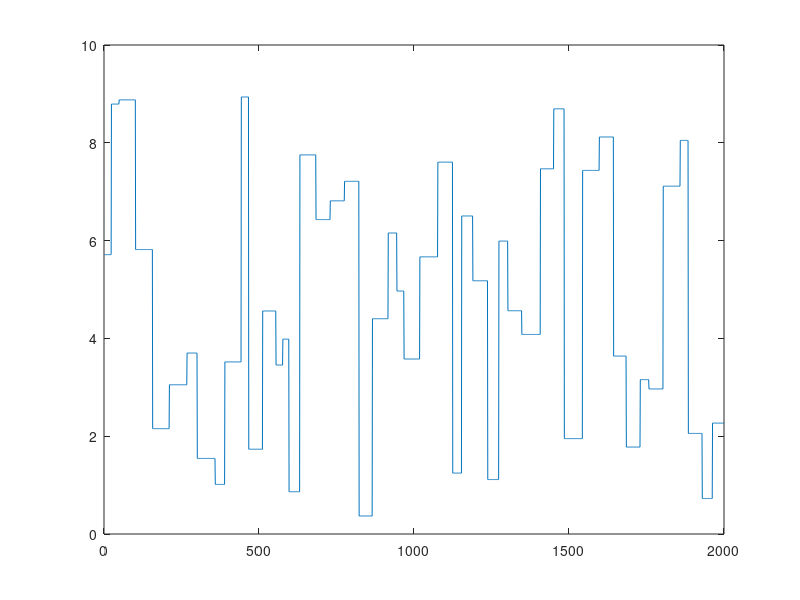

This figure's MATLAB source:
Ts=0.5;   %chu ky lay mau
N=2000;   %so mau du lieu
Umin = 0;
Umax = 9;
PWmin = 20;
PWmax = 60;
k1=1;
k2=1;
uu = zeros(1,N);
while k2 < N
    PW = PWmin + round(rand*(PWmax-PWmin));
    k2 = k1 + PW;
    if k2 > N
        k2 = N;
    end
    uu(k1:k2) = Umin + rand*(Umax-Umin);
    k1 = k2;
end
t = (1:N)*Ts;
plot(uu)
sig = [t;uu];
save SingleTank_Input sig
